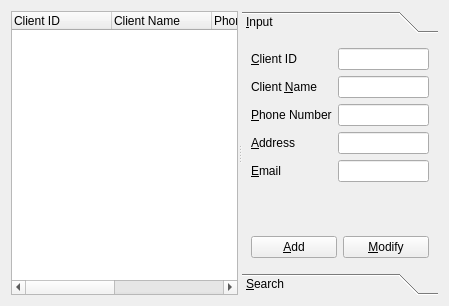
<?xml version="1.0" encoding="UTF-8"?>
<ui version="4.0">
 <class>ClientManagerForm</class>
 <widget class="QWidget" name="ClientManagerForm">
  <property name="geometry">
   <rect>
    <x>0</x>
    <y>0</y>
    <width>448</width>
    <height>306</height>
   </rect>
  </property>
  <property name="windowTitle">
   <string>ClientManagerForm</string>
  </property>
  <layout class="QVBoxLayout" name="verticalLayout_2">
   <item>
    <widget class="QSplitter" name="splitter">
     <property name="minimumSize">
      <size>
       <width>427</width>
       <height>0</height>
      </size>
     </property>
     <property name="orientation">
      <enum>Qt::Horizontal</enum>
     </property>
     <widget class="QWidget" name="layoutWidget">
      <layout class="QVBoxLayout" name="listVerticalLayout">
       <item>
        <widget class="QTreeWidget" name="treeWidget">
         <property name="rootIsDecorated">
          <bool>false</bool>
         </property>
         <column>
          <property name="text">
           <string>Client ID</string>
          </property>
         </column>
         <column>
          <property name="text">
           <string>Client Name</string>
          </property>
         </column>
         <column>
          <property name="text">
           <string>Phone Number</string>
          </property>
         </column>
         <column>
          <property name="text">
           <string>Address</string>
          </property>
         </column>
         <column>
          <property name="text">
           <string>Email</string>
          </property>
         </column>
        </widget>
       </item>
      </layout>
     </widget>
     <widget class="QToolBox" name="toolBox">
      <property name="currentIndex">
       <number>0</number>
      </property>
      <widget class="QWidget" name="inputPage">
       <property name="geometry">
        <rect>
         <x>0</x>
         <y>0</y>
         <width>178</width>
         <height>236</height>
        </rect>
       </property>
       <attribute name="label">
        <string>&amp;Input</string>
       </attribute>
       <layout class="QVBoxLayout" name="verticalLayout">
        <item>
         <layout class="QFormLayout" name="clientFormLayout">
          <item row="0" column="0">
           <widget class="QLabel" name="clientIDLabel">
            <property name="text">
             <string>&amp;Client ID</string>
            </property>
            <property name="buddy">
             <cstring>clientIDLineEdit</cstring>
            </property>
           </widget>
          </item>
          <item row="0" column="1">
           <widget class="QLineEdit" name="clientIDLineEdit">
            <property name="readOnly">
             <bool>true</bool>
            </property>
           </widget>
          </item>
          <item row="1" column="0">
           <widget class="QLabel" name="clientNameLabel">
            <property name="text">
             <string>Client &amp;Name</string>
            </property>
            <property name="buddy">
             <cstring>clientNameLineEdit</cstring>
            </property>
           </widget>
          </item>
          <item row="1" column="1">
           <widget class="QLineEdit" name="clientNameLineEdit"/>
          </item>
          <item row="2" column="0">
           <widget class="QLabel" name="phoneNumberLabel">
            <property name="text">
             <string>&amp;Phone Number</string>
            </property>
            <property name="buddy">
             <cstring>phoneNumberLineEdit</cstring>
            </property>
           </widget>
          </item>
          <item row="2" column="1">
           <widget class="QLineEdit" name="phoneNumberLineEdit"/>
          </item>
          <item row="3" column="0">
           <widget class="QLabel" name="addressLabel">
            <property name="text">
             <string>&amp;Address</string>
            </property>
            <property name="buddy">
             <cstring>addressLineEdit</cstring>
            </property>
           </widget>
          </item>
          <item row="3" column="1">
           <widget class="QLineEdit" name="addressLineEdit"/>
          </item>
          <item row="4" column="0">
           <widget class="QLabel" name="emailLabel">
            <property name="text">
             <string>&amp;Email</string>
            </property>
            <property name="buddy">
             <cstring>emailLineEdit</cstring>
            </property>
           </widget>
          </item>
          <item row="4" column="1">
           <widget class="QLineEdit" name="emailLineEdit"/>
          </item>
         </layout>
        </item>
        <item>
         <spacer name="verticalSpacer">
          <property name="orientation">
           <enum>Qt::Vertical</enum>
          </property>
          <property name="sizeHint" stdset="0">
           <size>
            <width>20</width>
            <height>40</height>
           </size>
          </property>
         </spacer>
        </item>
        <item>
         <layout class="QHBoxLayout" name="addHorizontalLayout">
          <item>
           <widget class="QPushButton" name="addPushButton">
            <property name="text">
             <string>&amp;Add</string>
            </property>
           </widget>
          </item>
          <item>
           <widget class="QPushButton" name="modifyPushButton">
            <property name="text">
             <string>&amp;Modify</string>
            </property>
           </widget>
          </item>
         </layout>
        </item>
       </layout>
      </widget>
      <widget class="QWidget" name="searchPage">
       <property name="geometry">
        <rect>
         <x>0</x>
         <y>0</y>
         <width>177</width>
         <height>246</height>
        </rect>
       </property>
       <attribute name="label">
        <string>&amp;Search</string>
       </attribute>
       <layout class="QVBoxLayout" name="verticalLayout_3">
        <item>
         <widget class="QTreeWidget" name="searchTreeWidget">
          <property name="rootIsDecorated">
           <bool>false</bool>
          </property>
          <column>
           <property name="text">
            <string>Client ID</string>
           </property>
          </column>
          <column>
           <property name="text">
            <string>Client Name</string>
           </property>
          </column>
          <column>
           <property name="text">
            <string>Phone Number</string>
           </property>
          </column>
          <column>
           <property name="text">
            <string>Address</string>
           </property>
          </column>
          <column>
           <property name="text">
            <string>Email</string>
           </property>
          </column>
         </widget>
        </item>
        <item>
         <layout class="QHBoxLayout" name="horizontalLayout">
          <item>
           <widget class="QComboBox" name="searchComboBox">
            <item>
             <property name="text">
              <string>Client ID Search</string>
             </property>
            </item>
            <item>
             <property name="text">
              <string>Client Name Search</string>
             </property>
            </item>
            <item>
             <property name="text">
              <string>Phone Number Search</string>
             </property>
            </item>
            <item>
             <property name="text">
              <string>Address Search</string>
             </property>
            </item>
            <item>
             <property name="text">
              <string>Email Search</string>
             </property>
            </item>
           </widget>
          </item>
          <item>
           <widget class="QLineEdit" name="searchLineEdit"/>
          </item>
         </layout>
        </item>
        <item>
         <widget class="QPushButton" name="searchPushButton">
          <property name="text">
           <string>S&amp;earch</string>
          </property>
         </widget>
        </item>
       </layout>
      </widget>
     </widget>
    </widget>
   </item>
  </layout>
 </widget>
 <tabstops>
  <tabstop>treeWidget</tabstop>
  <tabstop>clientIDLineEdit</tabstop>
  <tabstop>clientNameLineEdit</tabstop>
  <tabstop>phoneNumberLineEdit</tabstop>
  <tabstop>addressLineEdit</tabstop>
  <tabstop>emailLineEdit</tabstop>
  <tabstop>addPushButton</tabstop>
  <tabstop>modifyPushButton</tabstop>
  <tabstop>searchTreeWidget</tabstop>
  <tabstop>searchComboBox</tabstop>
  <tabstop>searchLineEdit</tabstop>
  <tabstop>searchPushButton</tabstop>
 </tabstops>
 <resources/>
 <connections/>
</ui>
